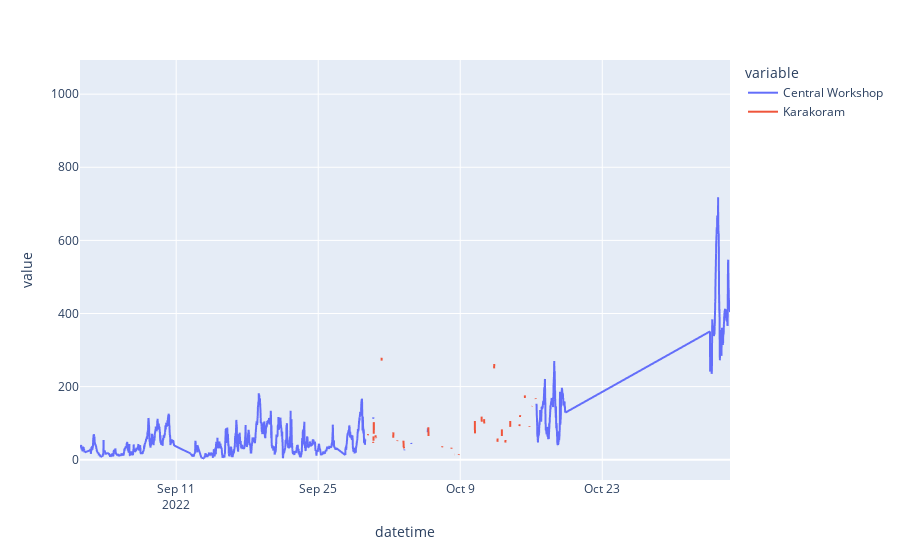

Notebook code cell kept with this figure:
### Code cell
fig= px.line(df,x='datetime',y=['Central Workshop','Karakoram'])
fig.show()

### Figure 1 — Plotly figure (JSON) as saved in the notebook; plotly's stock layout.template omitted (floating-point values rounded to 4 significant figures; data arrays with more than 128 entries replaced by an {"elided": "..."} marker saying what was removed)
{"data": [{"hovertemplate": "variable=Central Workshop<br>datetime=%{x}<br>value=%{y}<extra></extra>", "legendgroup": "Central Workshop", "line": {"color": "#636efa", "dash": "solid"}, "marker": {"symbol": "circle"}, "mode": "lines", "name": "Central Workshop", "showlegend": true, "type": "scattergl", "x": {"elided": "6065 str values"}, "xaxis": "x", "y": {"elided": "6065 int values"}, "yaxis": "y"}, {"hovertemplate": "variable=Karakoram<br>datetime=%{x}<br>value=%{y}<extra></extra>", "legendgroup": "Karakoram", "line": {"color": "#EF553B", "dash": "solid"}, "marker": {"symbol": "circle"}, "mode": "lines", "name": "Karakoram", "showlegend": true, "type": "scattergl", "x": {"elided": "6065 str values"}, "xaxis": "x", "y": {"elided": "6065 int values"}, "yaxis": "y"}], "layout": {"legend": {"title": {"text": "variable"}, "tracegroupgap": 0}, "margin": {"t": 60}, "xaxis": {"anchor": "y", "domain": [0, 1], "title": {"text": "datetime"}}, "yaxis": {"anchor": "x", "domain": [0, 1], "title": {"text": "value"}}}}
